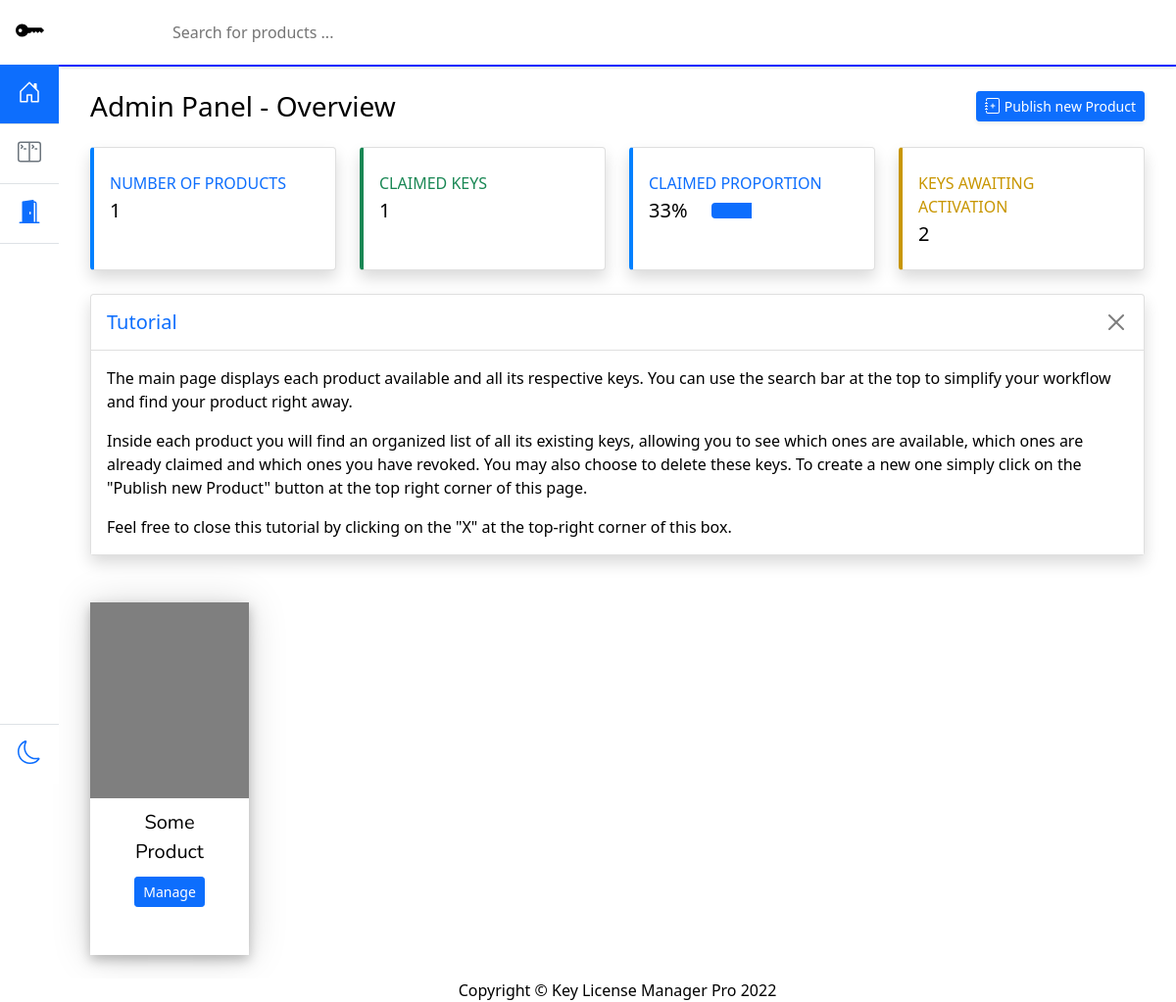
Before: /cpanel (signed in) with the older database file.
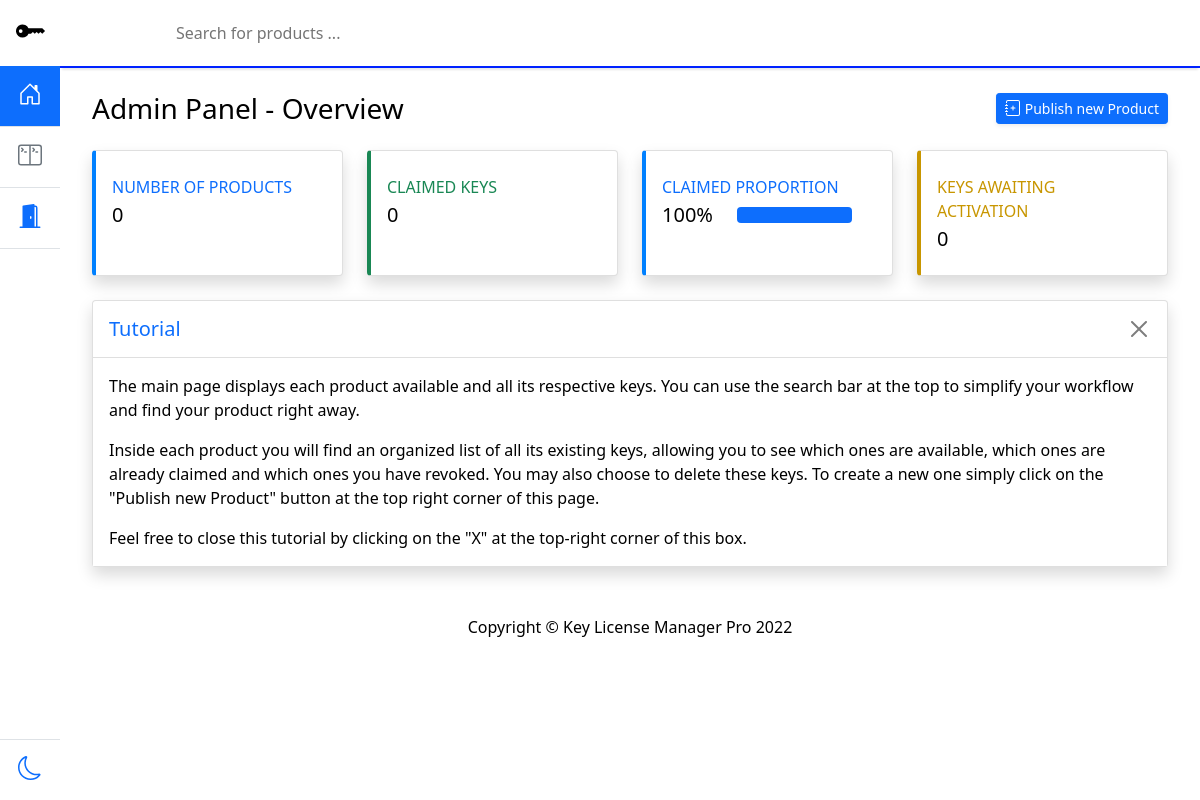
After: the same page with the newer database file.
### bin/models.py (models this page shows)
class Product(db.Model):
    __tablename__ = "product"
    id = db.Column( db.Integer, primary_key=True )
    name = db.Column( db.String(100), unique=True )
    logo = db.Column( db.String(150) )
    privateK = db.Column(db.String(1100), unique=True)
    publicK = db.Column(db.String(1100), unique=True)
    apiK = db.Column( db.String(100), unique=True )

### bin/main.py (the view)
@main.route('/cpanel')
@login_required
def cpanel():
    productList = DBAPI.getProduct('_ALL_')
    activated, awaitingApproval = DBAPI.getKeyStatistics()
    if( activated == 0 and awaitingApproval == 0 ):
        ratio = 100
    else:
        ratio = ( activated / (activated + awaitingApproval) ) * 100
    return render_template('cpanel.html', productList = productList, activated = activated, awaitingApproval = awaitingApproval, percentage = round(ratio) )

### bin/databaseAPI.py (called while the page is built)
def getProduct(productName):
    if(productName == '_ALL_'):
        return Product.query.all()
    return Product.query.filter(Product.name.contains(productName)).all()

def getKeyStatistics():
    activated = Key.query.filter_by(status=1).count()
    awaitingApproval = Key.query.filter_by(status=0).count()
    return activated, awaitingApproval

### bin/templates/cpanel.html (shortened to what this page needs)
{% extends "base.html" %}
{% block topnav %}
nav-link active py-3 border-bottom
{% endblock %}
{% block midnav %}
nav-link py-3 border-bottom disabled
{% endblock %}
{% block content %}
<div id="content-wrapper" class="d-flex flex-column">
	<div id="content">
		<nav class="navbar navbar-expand dynamic-mode-bg navbar-light topbar mb-4 static-top top-bar">
			<div class="search-bar-top mx-auto">
				<input class="search-bar dynamic-mode-bg dynamic-mode-t" type="text" placeholder="Search for products ..." aria-label="Search for products ..." id="productSearcher">
			</div>
		</nav>
		<div class="container-fluid special-padding">
			<div class="d-sm-flex align-items-center justify-content-between mb-4">
				<h1 class="h3 mb-0 text-gray-800 dynamic-mode-t">Admin Panel - Overview</h1>
				<a id="createProductCall" href="#" class="d-none d-sm-inline-block btn btn-sm btn-primary shadow-sm">
					<svg class="bi" width="16" height="16" role="img" aria-label="Home">
						<use xlink:href="#addproduct"/>
					</svg>
					Publish new Product
				</a>
			</div>
			<div class="row">
				<div class="col-xl-3 col-md-6 mb-4">
					<div class="card border-left-blue shadow h-100 py-2 dynamic-mode-bg dynamic-mode-border dynamic-mode-t">
						<div class="card-body">
							<div class="row no-gutters align-items-center">
								<div class="col mr-2">
									<div class="text-xs font-weight-bold text-primary text-uppercase mb-1">
										Number of products
									</div>
									<div class="h5 mb-0 font-weight-bold text-gray-800">{{ productList|length }}</div>
								</div>
							</div>
						</div>
					</div>
				</div>
				<div class="col-xl-3 col-md-6 mb-4">
					<div class="card border-left-green shadow h-100 py-2 dynamic-mode-bg dynamic-mode-border dynamic-mode-t">
						<div class="card-body">
							<div class="row no-gutters align-items-center">
								<div class="col mr-2">
									<div class="text-xs font-weight-bold text-success text-uppercase mb-1">
										Claimed keys
									</div>
									<div class="h5 mb-0 font-weight-bold text-gray-800">{{ activated }}</div>
								</div>
							</div>
						</div>
					</div>
				</div>
				<div class="col-xl-3 col-md-6 mb-4">
					<div class="card border-left-blue shadow h-100 py-2 dynamic-mode-bg dynamic-mode-border dynamic-mode-t">
						<div class="card-body">
							<div class="row no-gutters align-items-center">
								<div class="col mr-2">
									<div class="text-xs font-weight-bold text-primary text-uppercase mb-1">Claimed proportion
									</div>
									<div class="row no-gutters align-items-center">
										<div class="col-auto">
											<div class="h5 mb-0 mr-3 font-weight-bold text-gray-800">{{ percentage }}%</div>
										</div>
										<div class="col">
											<div class="progress progress-sm mr-2 dynamic-mode-bg-l">
												<div class="progress-bar bg-primary" role="progressbar" style="width: {{ percentage }}%" aria-valuenow="50" aria-valuemin="0" aria-valuemax="100"></div>
											</div>
										</div>
									</div>
								</div>
							</div>
						</div>
					</div>
				</div>
				<div class="col-xl-3 col-md-6 mb-4">
					<div class="card border-left-yellow shadow h-100 py-2 dynamic-mode-bg dynamic-mode-border dynamic-mode-t">
						<div class="card-body">
							<div class="row no-gutters align-items-center">
								<div class="col mr-2">
									<div class="text-xs font-weight-bold text-uppercase mb-1" style="color: rgb(200, 150, 0) !important;">
										Keys awaiting activation
									</div>
									<div class="h5 mb-0 font-weight-bold text-gray-800">{{ awaitingApproval }}</div>
								</div>
							</div>
						</div>
					</div>
				</div>
			</div>
			<div class="row">
				<div class="col-lg-12 mb-4">
					<div class="card shadow mb-4">
						<div class="card-header py-3 dynamic-mode-border-bottom dynamic-mode-bg-l">
							<div class="d-flex flex-row d-flex justify-content-between">
								<h6 class="fs-5 m-0 font-weight-bold text-primary">Tutorial</h6>
								<button type="button" class="btn-close" aria-label="Close"></button>
							</div>
						</div>
						<div class="card-body dynamic-mode-bg dynamic-mode-t">
							<p>The main page displays each product available and all its respective keys. You can use the search bar at the top to simplify your workflow and find your product right away.</p>
							<p>Inside each product you will find an organized list of all its existing keys, allowing you to see which ones are available, which ones are already claimed and which ones you have revoked. You may also choose to delete these keys. To create a new one simply click on the "Publish new Product" button at the top right corner of this page.</p>
							<p class="mb-0">Feel free to close this tutorial by clicking on the "X" at the top-right corner of this box.</p>
						</div>
					</div>
				</div>
			</div>
			<div id="productGallery" class="row row-cols-1 row-cols-md-6">
				{%for product in productList%}
				<div class="col mb-4">
					<div class="weather-card one">
						<div class="top">
						</div>
						<div class="bottom dynamic-mode-bg dynamic-mode-t">
							<div class="d-flex flex-column justify-content-between text-center card-structure">
								<span class="ctext-bold">{{ product.name }}</span>
								<a href="{{ url_for('main.productDisplay', productid = product.id) }}"><button type="button" class="btn btn-primary btn-sm card-button-st">Manage</button></a>
								<span class="ctext-light mt-auto">&nbsp;&nbsp;</span>
							</div>
						</div>
					</div>
				</div>
				{%endfor%}
			</div>
		</div>
	</div>
	<footer class="sticky-footer dynamic-mode-bg dynamic-mode-t">
		<div class="container my-auto">
			<div class="copyright text-center my-auto">
				<span>Copyright © Key License Manager Pro 2022</span>
			</div>
		</div>
	</footer>
</div>
{% endblock %}

### bin/templates/base.html (shortened to what this page needs)
<!doctype html>
<html lang="en">
	<head>
		<link href="{{ url_for('static', filename='bootstrap.min.css') }}" rel="stylesheet">
		<link href="{{ url_for('static', filename='style.css') }}" rel="stylesheet">
	</head>
	<body class="dynamic-mode-bg">
        <section class="left-nav vh-100">
            <div class="d-flex flex-column dynamic-mode-bg vh-100" style="width: 5vw;">
                <a href="/" class="d-block p-3 dynamic-mode-t text-decoration-none text-center nav-link" title="Icon-only" data-bs-toggle="tooltip" data-bs-placement="right">
                    <svg class="bi" width="30" height="30" role="img" aria-label="Home">
                        <use xlink:href="#keylogo"/>
                    </svg>
                </a>
                <ul class="nav flex-grow-1 nav-pills nav-flush flex-column mb-auto text-center">
                    <li class="nav-item">
                        <a href="{{ url_for('main.cpanel') }}" class="{% block topnav %}nav-link active py-3 border-bottom{% endblock %}" aria-current="page" title="Home" data-bs-toggle="tooltip" data-bs-placement="right">
                            <svg class="bi" width="24" height="24" role="img" aria-label="Home">
                                <use xlink:href="#home"/>
                            </svg>
                        </a>
                    </li>
                    <li>
                        <a href="#" class="{% block midnav %}nav-link py-3 border-bottom{% endblock %}" title="Dashboard" data-bs-toggle="tooltip" data-bs-placement="right">
                            <svg class="bi" width="24" height="24" role="img" aria-label="Customers">
                                <use xlink:href="#dashboard"/>
                            </svg>
                        </a>
                    </li>
                    <li>
                        <a href="#" class="nav-link py-3 border-bottom" title="Customers" data-bs-toggle="tooltip" data-bs-placement="right">
                            <svg class="bi" width="24" height="24" role="img" aria-label="Customers">
                                <use xlink:href="#logout"/>
                            </svg>
                        </a>
                    </li>
                </ul>
                <div class="nav nav-pills nav-flush flex-column mb-auto text-center">
                    <li>
                        <a class="nav-link py-3 border-top cursor-special" title="Customers" data-bs-toggle="tooltip" data-bs-placement="right" id="themeApplier">
                        </a>
                    </li>
                </div>
            </div>
        </section>
        <div class="container-fluid right-display dynamic-mode-bg">
            {% block content %}
            {% endblock %}
        </div>
	</body>
</html>

### bin/static/style.css (style rules this page uses)
:root { --product-card-height: 20vh; --dynamic-mode-color: #1a1a1b; --dynamic-mode-text-color: white; --dynamic-mode-border-color: rgba(255,255,255,0.125); --dynamic-mode-border-color-s: rgba(255,255,255,1); --dynamic-mode-color-light: #303032; }
body { min-height: 100vh; min-height: -webkit-fill-available; }
html { height: -webkit-fill-available; }
.bi { vertical-align: -.125em; pointer-events: none; fill: currentColor; }
.nav-flush .nav-link { border-radius: 0; }
.left-nav { position: fixed; left: 0; top: 0; width: 5vw; min-width: 64px; }
.right-display { padding-left: 5vw; padding-right: 0px !important; }
.top-bar { box-shadow: 0 4px 2px -2px rgb(231, 231, 231); border-bottom: 2.5px solid rgb(0, 34, 255); min-height: 68px; }
.search-bar-top { text-align: center; width: 80%; }
.search-bar { border: none; width: 100%; }
.special-padding { padding-left: 2rem !important; padding-right: 2rem !important; }
.border-left-blue { border-left: 4px solid #0080ff!important; }
.border-left-green { border-left: 4px solid rgb(25,135,84) !important; }
.border-left-yellow { border-left: 4px solid rgb(200, 150, 0) !important; }
.dynamic-mode-border { border: 1px solid var(--dynamic-mode-border-color); }
.dynamic-mode-border-bottom { border-bottom: 1px solid var(--dynamic-mode-border-color); }
.dynamic-mode-bg { background-color: var(--dynamic-mode-color) !important; }
.dynamic-mode-t { color: var(--dynamic-mode-text-color) !important; }
.dynamic-mode-bg-l { background-color: var(--dynamic-mode-color-light) !important; }
.cursor-special { cursor: pointer !important; }

Changed rows visible on the page:
removed Product: name "Some Product"
Other visible differences:
{{ productList|length }}: "1" → "0"
{{ activated }}: "1" → "0"
{{ percentage }}: "33" → "100"
{{ percentage }}: 33 → 100 (drawn)
{{ awaitingApproval }}: "2" → "0"
